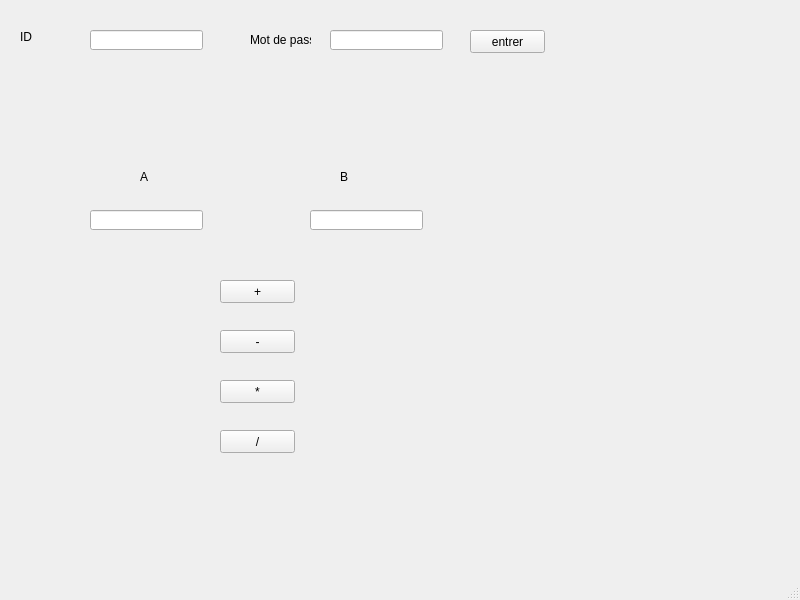
<?xml version="1.0" encoding="UTF-8"?>
<ui version="4.0">
 <class>MainWindow</class>
 <widget class="QMainWindow" name="MainWindow">
  <property name="geometry">
   <rect>
    <x>0</x>
    <y>0</y>
    <width>800</width>
    <height>600</height>
   </rect>
  </property>
  <property name="windowTitle">
   <string>MainWindow</string>
  </property>
  <widget class="QWidget" name="centralwidget">
   <widget class="QLineEdit" name="lineEdit">
    <property name="geometry">
     <rect>
      <x>90</x>
      <y>30</y>
      <width>113</width>
      <height>20</height>
     </rect>
    </property>
   </widget>
   <widget class="QLineEdit" name="lineEdit_2">
    <property name="geometry">
     <rect>
      <x>330</x>
      <y>30</y>
      <width>113</width>
      <height>20</height>
     </rect>
    </property>
   </widget>
   <widget class="QPushButton" name="pushButton">
    <property name="geometry">
     <rect>
      <x>470</x>
      <y>30</y>
      <width>75</width>
      <height>23</height>
     </rect>
    </property>
    <property name="text">
     <string>entrer</string>
    </property>
   </widget>
   <widget class="QLabel" name="label">
    <property name="geometry">
     <rect>
      <x>20</x>
      <y>30</y>
      <width>47</width>
      <height>13</height>
     </rect>
    </property>
    <property name="text">
     <string>ID</string>
    </property>
   </widget>
   <widget class="QLabel" name="label_2">
    <property name="geometry">
     <rect>
      <x>250</x>
      <y>30</y>
      <width>61</width>
      <height>20</height>
     </rect>
    </property>
    <property name="text">
     <string>Mot de passe</string>
    </property>
   </widget>
   <widget class="QLabel" name="label_3">
    <property name="geometry">
     <rect>
      <x>140</x>
      <y>170</y>
      <width>47</width>
      <height>13</height>
     </rect>
    </property>
    <property name="text">
     <string>A</string>
    </property>
   </widget>
   <widget class="QLabel" name="label_4">
    <property name="geometry">
     <rect>
      <x>340</x>
      <y>170</y>
      <width>47</width>
      <height>13</height>
     </rect>
    </property>
    <property name="text">
     <string>B</string>
    </property>
   </widget>
   <widget class="QLineEdit" name="lineEdit_3">
    <property name="geometry">
     <rect>
      <x>90</x>
      <y>210</y>
      <width>113</width>
      <height>20</height>
     </rect>
    </property>
   </widget>
   <widget class="QLineEdit" name="lineEdit_4">
    <property name="geometry">
     <rect>
      <x>310</x>
      <y>210</y>
      <width>113</width>
      <height>20</height>
     </rect>
    </property>
   </widget>
   <widget class="QPushButton" name="pushButton_2">
    <property name="geometry">
     <rect>
      <x>220</x>
      <y>280</y>
      <width>75</width>
      <height>23</height>
     </rect>
    </property>
    <property name="text">
     <string>+</string>
    </property>
   </widget>
   <widget class="QPushButton" name="pushButton_3">
    <property name="geometry">
     <rect>
      <x>220</x>
      <y>330</y>
      <width>75</width>
      <height>23</height>
     </rect>
    </property>
    <property name="text">
     <string>-</string>
    </property>
   </widget>
   <widget class="QPushButton" name="pushButton_4">
    <property name="geometry">
     <rect>
      <x>220</x>
      <y>380</y>
      <width>75</width>
      <height>23</height>
     </rect>
    </property>
    <property name="text">
     <string>*</string>
    </property>
   </widget>
   <widget class="QPushButton" name="pushButton_5">
    <property name="geometry">
     <rect>
      <x>220</x>
      <y>430</y>
      <width>75</width>
      <height>23</height>
     </rect>
    </property>
    <property name="text">
     <string>/</string>
    </property>
   </widget>
   <widget class="QLabel" name="label_5">
    <property name="geometry">
     <rect>
      <x>80</x>
      <y>480</y>
      <width>47</width>
      <height>13</height>
     </rect>
    </property>
    <property name="text">
     <string/>
    </property>
   </widget>
  </widget>
  <widget class="QMenuBar" name="menubar">
   <property name="geometry">
    <rect>
     <x>0</x>
     <y>0</y>
     <width>800</width>
     <height>21</height>
    </rect>
   </property>
  </widget>
  <widget class="QStatusBar" name="statusbar"/>
 </widget>
 <resources/>
 <connections/>
</ui>
